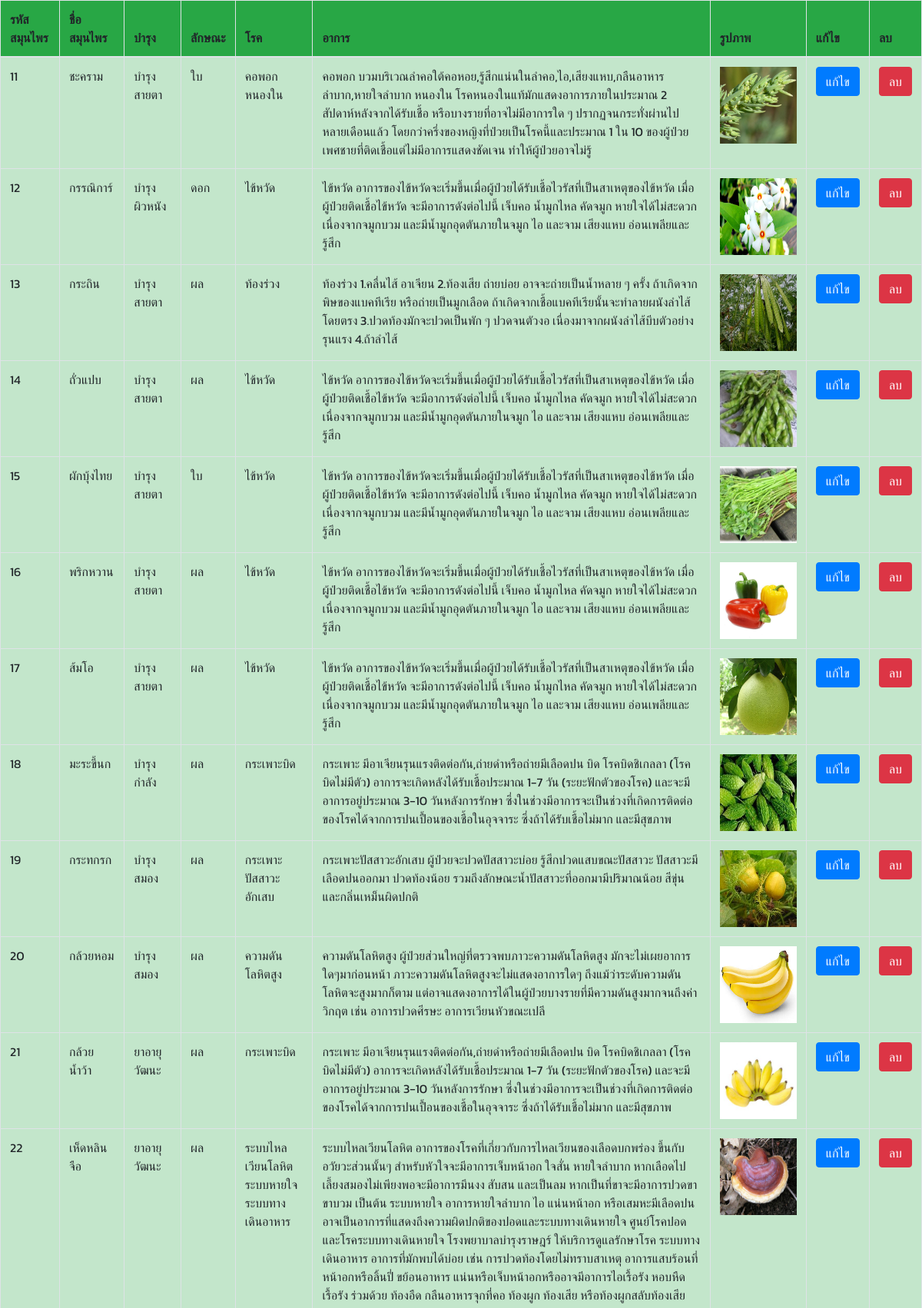
Page /Admin/php/iframeHer.php (upper part) on the committed database.
### tables this page shows
CREATE TABLE `herb` (
  `Her_ID` smallint(5) NOT NULL,
  `Her_Name` varchar(50) DEFAULT NULL,
  `Her_Picture` varchar(255) DEFAULT NULL
);

CREATE TABLE `herb_nature` (
  `Hn_ID` smallint(5) NOT NULL,
  `Her_ID` smallint(5) NOT NULL,
  `Nat_ID` smallint(5) NOT NULL
);

CREATE TABLE `herb_maintain` (
  `Hm_ID` smallint(5) NOT NULL,
  `Her_ID` smallint(5) NOT NULL,
  `Mai_ID` smallint(5) NOT NULL
);

CREATE TABLE `maintain` (
  `Mai_ID` smallint(5) NOT NULL,
  `Mai_Name` varchar(50) DEFAULT NULL
);

CREATE TABLE `nature` (
  `Nat_ID` smallint(5) NOT NULL,
  `Nat_Nature` varchar(255) DEFAULT NULL
);

CREATE TABLE `herb_disease` (
  `Hd_ID` smallint(5) NOT NULL,
  `Her_ID` smallint(5) NOT NULL,
  `Dis_ID` smallint(5) NOT NULL
);

CREATE TABLE `disease` (
  `Dis_ID` smallint(5) NOT NULL,
  `Dis_Name` varchar(40) DEFAULT NULL,
  `Dis_symptom` varchar(255) DEFAULT NULL
);

### Admin/php/iframeHer.php (the view, shortened to what this page needs)
<html>
<head>
  <link href="../vendor/bootstrap/css/bootstrap.min.css" rel="stylesheet">
  <body>
<div class="table-responsive">
    <table class="table table-bordered  table table-hover">
      <thead class="thead-info">
        <tr class="bg-success">
          <th scope="col">รหัสสมุนไพร</th>
          <th scope="col">ชื่อสมุนไพร</th>
          <th scope="col">บำรุง</th>
          <th scope="col">ลักษณะ</th>
          <th scope="col">โรค</th>
          <th scope="col">อาการ</th>
          <th scope="col">รูปภาพ</th>
          <th scope="col">แก้ไข</th>
          <th scope="col">ลบ</th>
        </tr>
      </thead>
      <tbody>
        <?php
        include 'connect.php';
        $sql4 = "SELECT * FROM herb INNER JOIN herb_nature ON  herb.Her_ID = herb_nature.Her_ID
        INNER JOIN nature ON herb_nature.Nat_ID = nature.Nat_ID";
        $query4 = mysqli_query($link,$sql4);
        while($result4 = mysqli_fetch_array($query4,MYSQLI_ASSOC))
        {
          $herId = $result4["Her_ID"];
         ?>
          <tr class="table-success">
              <td><?php echo $result4["Her_ID"];?></td>
              <td><?php echo $result4["Her_Name"];?></td>
              <td><?php
              $sql5 = "SELECT * FROM herb_maintain INNER JOIN maintain ON herb_maintain.Mai_ID = maintain.Mai_ID WHERE herb_maintain.Her_ID = $herId ";
              $query5 = mysqli_query($link,$sql5);
              while($result5 = mysqli_fetch_array($query5,MYSQLI_ASSOC))
              {
                echo $result5["Mai_Name"];
              }?>
            </td>
              <td><?php echo $result4["Nat_Nature"];?></td>
              <td><?php
              $sql6 = "SELECT * FROM herb_disease INNER JOIN disease ON herb_disease.Dis_ID = disease.Dis_ID WHERE herb_disease.Her_ID = $herId ";
              $query6 = mysqli_query($link,$sql6);
              while($result6 = mysqli_fetch_array($query6,MYSQLI_ASSOC))
              {
                echo $result6["Dis_Name"];
              }?></td>
              <td><?php
              $sql7 = "SELECT * FROM herb_disease INNER JOIN disease ON herb_disease.Dis_ID = disease.Dis_ID WHERE herb_disease.Her_ID = $herId ";
              $query7 = mysqli_query($link,$sql7);
              while($result7 = mysqli_fetch_array($query7,MYSQLI_ASSOC))
              {
                echo $result7["Dis_Name"]." ".$result7["Dis_symptom"]." ";
              }
              ?></td>
              <td><img src="../img/imagesHerb/<?php echo $result4["Her_Picture"];?>"width="100px"height="100px"></td>
              <td> <a target ="_blank" href="../editHer.php?Her_ID=<?php echo $result4["Her_ID"];?>">
                  <button class="btn btn-primary" data-dismiss="modal" type="button">
                    แก้ไข </button>
                </a></td>
              <td>
                  <a target ="_blank" href="JavaScript:if(confirm('Confirm Delete?')==true){window.location='deleteHer.php?Her_ID=<?php echo $result4["Her_ID"];?>';}">
                <button class="btn btn-danger" data-dismiss="modal" type="button">
                  ลบ </button></a></td>
          </tr>
          <?php } ?>
      </tbody>
    </table>
</div>
  </body>
</html>

### rows in the picture
herb: herb_nature.Her_ID "11", Her_Name "ชะคราม", nature.Nat_Nature "ใบ", Her_Picture (picture)
herb_maintain: Mai_ID.Mai_Name "บำรุงสายตา"
herb_disease: Dis_ID.Dis_Name "คอพอก", Dis_ID.Dis_symptom "บวมบริเวณลำคอใต้คอหอย,รู้สึกแน่นในลำคอ,ไอ,เสียงแหบ,กลืนอาหารลำบาก,หายใจลำบาก"
herb_disease: Dis_ID.Dis_Name "หนองใน", Dis_ID.Dis_symptom "โรคหนองในแท้มักแสดงอาการภายในประมาณ 2 สัปดาห์หลังจากได้รับเชื้อ หรือบางรายที่อาจไม่มีอาการใด ๆ ปรากฏจนกระทั่งผ่านไปหลายเดือนแล้ว โดยกว่าครึ่งของหญิงที่ป่วยเป็นโรคนี้และประมาณ 1 ใน 10 ของผู้ป่วยเพศชายที่ติดเชื้อแต่ไม่มีอาการแสดงชัดเจน ทำให้ผู้ป่วยอาจไม่รู้"
herb: herb_nature.Her_ID "12", Her_Name "กรรณิการ์", nature.Nat_Nature "ดอก", Her_Picture (picture)
herb_maintain: Mai_ID.Mai_Name "บำรุงผิวหนัง"
herb_disease: Dis_ID.Dis_Name "ไข้หวัด", Dis_ID.Dis_symptom "อาการของไข้หวัดจะเริ่มขึ้นเมื่อผู้ป่วยได้รับเชื้อไวรัสที่เป็นสาเหตุของไข้หวัด เมื่อผู้ป่วยติดเชื้อไข้หวัด จะมีอาการดังต่อไปนี้ เจ็บคอ น้ำมูกไหล คัดจมูก หายใจได้ไม่สะดวกเนื่องจากจมูกบวม และมีน้ำมูกอุดตันภายในจมูก ไอ และจาม เสียงแหบ อ่อนเพลียและรู้สึก"
herb: herb_nature.Her_ID "13", Her_Name "กระถิน", nature.Nat_Nature "ผล", Her_Picture (picture)
herb_maintain: Mai_ID.Mai_Name "บำรุงสายตา"
herb_disease: Dis_ID.Dis_Name "ท้องร่วง", Dis_ID.Dis_symptom "1.คลื่นไส้ อาเจียน 2.ท้องเสีย ถ่ายบ่อย อาจจะถ่ายเป็นน้ำหลาย ๆ ครั้ง ถ้าเกิดจากพิษของแบคทีเรีย หรือถ่ายเป็นมูกเลือด ถ้าเกิดจากเชื้อแบคทีเรียนั้นจะทำลายผนังลำไส้โดยตรง 3.ปวดท้องมักจะปวดเป็นพัก ๆ ปวดจนตัวงอ เนื่องมาจากผนังลำไส้บีบตัวอย่างรุนแรง 4.ถ้าลำไส้"
herb: herb_nature.Her_ID "14", Her_Name "ถั่วแปบ", nature.Nat_Nature "ผล", Her_Picture (picture)
herb_maintain: Mai_ID.Mai_Name "บำรุงสายตา"
herb_disease: Dis_ID.Dis_Name "ไข้หวัด", Dis_ID.Dis_symptom "อาการของไข้หวัดจะเริ่มขึ้นเมื่อผู้ป่วยได้รับเชื้อไวรัสที่เป็นสาเหตุของไข้หวัด เมื่อผู้ป่วยติดเชื้อไข้หวัด จะมีอาการดังต่อไปนี้ เจ็บคอ น้ำมูกไหล คัดจมูก หายใจได้ไม่สะดวกเนื่องจากจมูกบวม และมีน้ำมูกอุดตันภายในจมูก ไอ และจาม เสียงแหบ อ่อนเพลียและรู้สึก"
herb: herb_nature.Her_ID "15", Her_Name "ผักบุ้งไทย", nature.Nat_Nature "ใบ", Her_Picture (picture)
herb_maintain: Mai_ID.Mai_Name "บำรุงสายตา"
herb_disease: Dis_ID.Dis_Name "ไข้หวัด", Dis_ID.Dis_symptom "อาการของไข้หวัดจะเริ่มขึ้นเมื่อผู้ป่วยได้รับเชื้อไวรัสที่เป็นสาเหตุของไข้หวัด เมื่อผู้ป่วยติดเชื้อไข้หวัด จะมีอาการดังต่อไปนี้ เจ็บคอ น้ำมูกไหล คัดจมูก หายใจได้ไม่สะดวกเนื่องจากจมูกบวม และมีน้ำมูกอุดตันภายในจมูก ไอ และจาม เสียงแหบ อ่อนเพลียและรู้สึก"
herb: herb_nature.Her_ID "16", Her_Name "พริกหวาน", nature.Nat_Nature "ผล", Her_Picture (picture)
herb_maintain: Mai_ID.Mai_Name "บำรุงสายตา"
herb_disease: Dis_ID.Dis_Name "ไข้หวัด", Dis_ID.Dis_symptom "อาการของไข้หวัดจะเริ่มขึ้นเมื่อผู้ป่วยได้รับเชื้อไวรัสที่เป็นสาเหตุของไข้หวัด เมื่อผู้ป่วยติดเชื้อไข้หวัด จะมีอาการดังต่อไปนี้ เจ็บคอ น้ำมูกไหล คัดจมูก หายใจได้ไม่สะดวกเนื่องจากจมูกบวม และมีน้ำมูกอุดตันภายในจมูก ไอ และจาม เสียงแหบ อ่อนเพลียและรู้สึก"
herb: herb_nature.Her_ID "17", Her_Name "ส้มโอ", nature.Nat_Nature "ผล", Her_Picture (picture)
herb_maintain: Mai_ID.Mai_Name "บำรุงสายตา"
herb_disease: Dis_ID.Dis_Name "ไข้หวัด", Dis_ID.Dis_symptom "อาการของไข้หวัดจะเริ่มขึ้นเมื่อผู้ป่วยได้รับเชื้อไวรัสที่เป็นสาเหตุของไข้หวัด เมื่อผู้ป่วยติดเชื้อไข้หวัด จะมีอาการดังต่อไปนี้ เจ็บคอ น้ำมูกไหล คัดจมูก หายใจได้ไม่สะดวกเนื่องจากจมูกบวม และมีน้ำมูกอุดตันภายในจมูก ไอ และจาม เสียงแหบ อ่อนเพลียและรู้สึก"
herb: herb_nature.Her_ID "18", Her_Name "มะระขี้นก", nature.Nat_Nature "ผล", Her_Picture (picture)
herb_maintain: Mai_ID.Mai_Name "บำรุงกำลัง"
herb_disease: Dis_ID.Dis_Name "กระเพาะ", Dis_ID.Dis_symptom "มีอาเจียนรุนแรงติดต่อกัน,ถ่ายดำหรือถ่ายมีเลือดปน"
herb_disease: Dis_ID.Dis_Name "บิด", Dis_ID.Dis_symptom "โรคบิดชิเกลลา (โรคบิดไม่มีตัว) อาการจะเกิดหลังได้รับเชื้อประมาณ 1-7 วัน (ระยะฟักตัวของโรค) และจะมีอาการอยู่ประมาณ 3-10 วันหลังการรักษา ซึ่งในช่วงมีอาการจะเป็นช่วงที่เกิดการติดต่อของโรคได้จากการปนเปื้อนของเชื้อในอุจจาระ ซึ่งถ้าได้รับเชื้อไม่มาก และมีสุขภาพ"
herb: herb_nature.Her_ID "19", Her_Name "กระทกรก", nature.Nat_Nature "ผล", Her_Picture (picture)
herb_maintain: Mai_ID.Mai_Name "บำรุงสมอง"
herb_disease: Dis_ID.Dis_Name "กระเพาะปัสสาวะอักเสบ", Dis_ID.Dis_symptom "ผู้ป่วยจะปวดปัสสาวะบ่อย รู้สึกปวดแสบขณะปัสสาวะ ปัสสาวะมีเลือดปนออกมา ปวดท้องน้อย รวมถึงลักษณะน้ำปัสสาวะที่ออกมามีปริมาณน้อย สีขุ่น และกลิ่นเหม็นผิดปกติ"
herb: herb_nature.Her_ID "20", Her_Name "กล้วยหอม", nature.Nat_Nature "ผล", Her_Picture (picture)
herb_maintain: Mai_ID.Mai_Name "บำรุงสมอง"
herb_disease: Dis_ID.Dis_Name "ความดันโลหิตสูง", Dis_ID.Dis_symptom "ผู้ป่วยส่วนใหญ่ที่ตรวจพบภาวะความดันโลหิตสูง มักจะไม่เผยอาการใดๆมาก่อนหน้า ภาวะความดันโลหิตสูงจะไม่แสดงอาการใดๆ ถึงแม้ว่าระดับความดันโลหิตจะสูงมากก็ตาม แต่อาจแสดงอาการได้ในผู้ป่วยบางรายที่มีความดันสูงมากจนถึงค่าวิกฤต เช่น อาการปวดศีรษะ อาการเวียนหัวขณะเปลี"
herb: herb_nature.Her_ID "21", Her_Name "กล้วยน้ำว้า", nature.Nat_Nature "ผล", Her_Picture (picture)
herb_maintain: Mai_ID.Mai_Name "ยาอายุวัฒนะ"
herb_disease: Dis_ID.Dis_Name "กระเพาะ", Dis_ID.Dis_symptom "มีอาเจียนรุนแรงติดต่อกัน,ถ่ายดำหรือถ่ายมีเลือดปน"
herb_disease: Dis_ID.Dis_Name "บิด", Dis_ID.Dis_symptom "โรคบิดชิเกลลา (โรคบิดไม่มีตัว) อาการจะเกิดหลังได้รับเชื้อประมาณ 1-7 วัน (ระยะฟักตัวของโรค) และจะมีอาการอยู่ประมาณ 3-10 วันหลังการรักษา ซึ่งในช่วงมีอาการจะเป็นช่วงที่เกิดการติดต่อของโรคได้จากการปนเปื้อนของเชื้อในอุจจาระ ซึ่งถ้าได้รับเชื้อไม่มาก และมีสุขภาพ"
herb: herb_nature.Her_ID "22", Her_Name "เห็ดหลินจือ", nature.Nat_Nature "ผล", Her_Picture (picture)
herb_maintain: Mai_ID.Mai_Name "ยาอายุวัฒนะ"
herb_disease: Dis_ID.Dis_Name "ระบบไหลเวียนโลหิต", Dis_ID.Dis_symptom "อาการของโรคที่เกี่ยวกับการไหลเวียนของเลือดบกพร่อง ขึ้นกับอวัยวะส่วนนั้นๆ สำหรับหัวใจจะมีอาการเจ็บหน้าอก ใจสั่น หายใจลำบาก หากเลือดไปเลี้ยงสมองไม่เพียงพอจะมีอาการมึนงง สับสน และเป็นลม หากเป็นที่ขาจะมีอาการปวดขา ขาบวม เป็นต้น"
herb_disease: Dis_ID.Dis_Name "ระบบหายใจ", Dis_ID.Dis_symptom "อาการหายใจลำบาก ไอ แน่นหน้าอก หรือเสมหะมีเลือดปน อาจเป็นอาการที่แสดงถึงความผิดปกติของปอดและระบบทางเดินหายใจ ศูนย์โรคปอดและโรคระบบทางเดินหายใจ โรงพยาบาลบำรุงราษฎร์ ให้บริการดูแลรักษาโรค"
herb_disease: Dis_ID.Dis_Name "ระบบทางเดินอาหาร", Dis_ID.Dis_symptom "อาการที่มักพบได้บ่อย เช่น การปวดท้องโดยไม่ทราบสาเหตุ อาการแสบร้อนที่หน้าอกหรือลิ้นปี่ ขย้อนอาหาร แน่นหรือเจ็บหน้าอกหรืออาจมีอาการไอเรื้อรัง หอบหืดเรื้อรัง ร่วมด้วย ท้องอืด กลืนอาหารจุกที่คอ ท้องผูก ท้องเสีย หรือท้องผูกสลับท้องเสีย"
